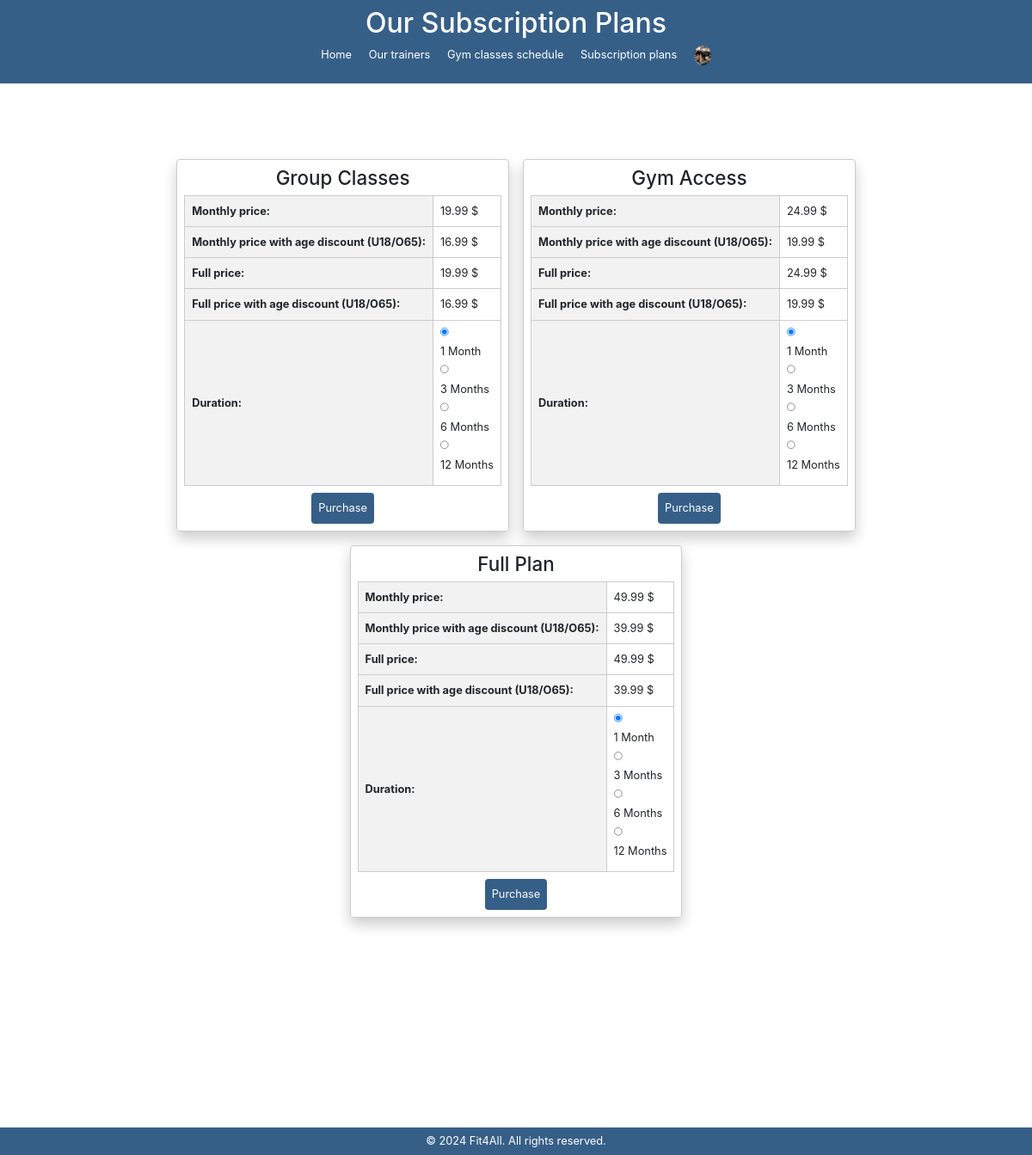
Before: /palestra/subscription-plans/ (signed in) with the older database file.
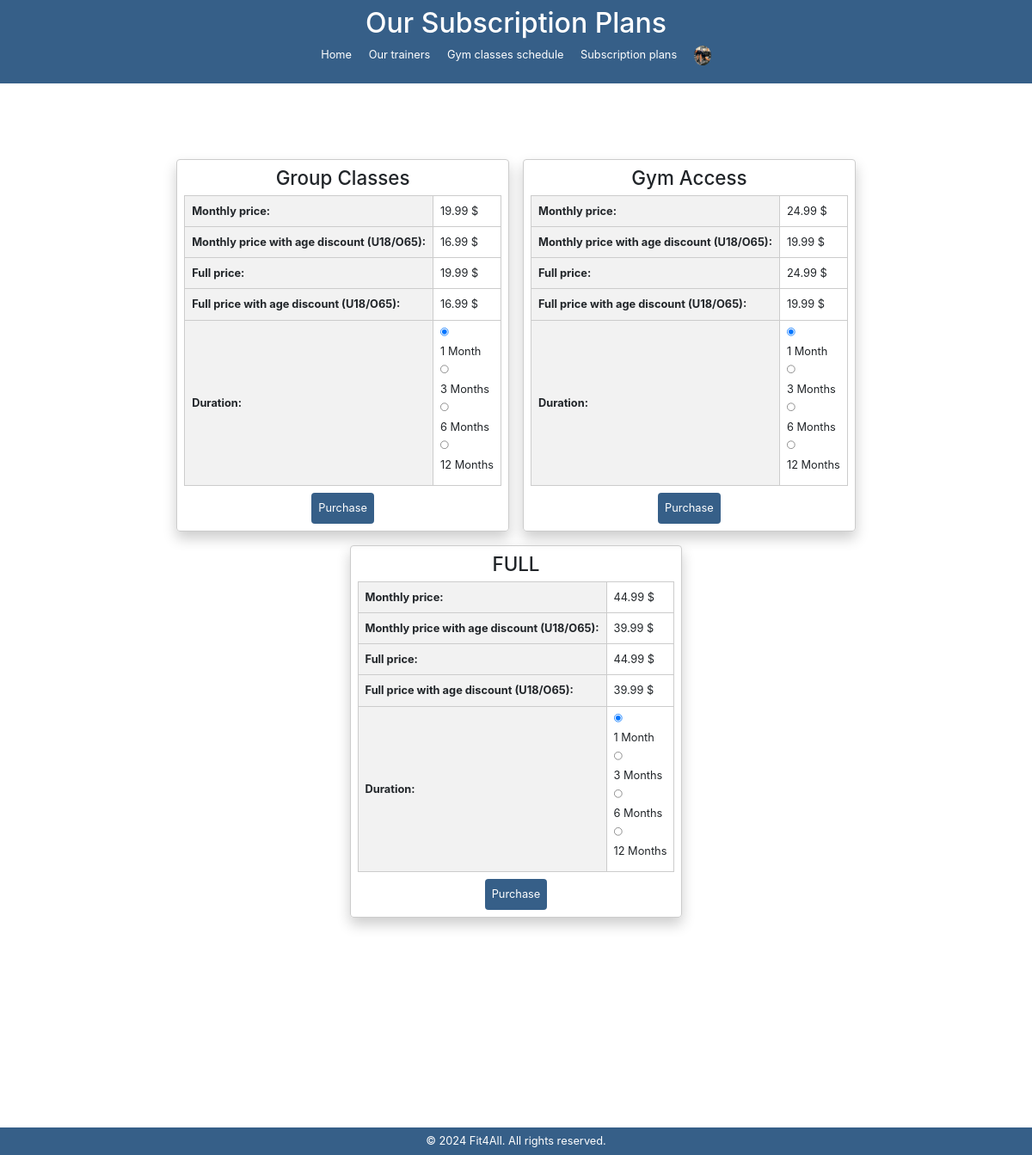
After: the same page with the newer database file.
### palestra/models.py (models this page shows, shortened)
class User(AbstractUser):
    is_manager = models.BooleanField(default=False)
    is_instructor = models.BooleanField(default=False)
    class Meta:
        verbose_name = _('user')
        verbose_name_plural = _('users')

class UserProfile(models.Model):
    user = models.OneToOneField(User, on_delete=models.CASCADE)
    gender_choices = [
        ('M', 'Male'),
        ('F', 'Female'),
    ]
    gender = models.CharField(max_length=1, choices=gender_choices, null=False, blank=True)
    first_name = models.CharField(max_length=100, null=False,blank=True)
    last_name = models.CharField(max_length=100, null=False,blank=True)
    date_of_birth = models.DateField(null=True,blank=True)
    height = models.DecimalField(max_digits=5, decimal_places=0, null=True,blank=True)  # In centimetri
    weight = models.DecimalField(max_digits=5, decimal_places=0, null=True,blank=True)  # In chilogrammi
    profile_picture = models.ImageField(upload_to='profile_pictures/', null=True, blank=True)
    AGE_OF_RETIREMENT = 65  # Età di pensionamento
    LEGAL_ADULT_AGE = 18  # Età maggiore

### management/models.py (models this page shows, shortened)
class SubscriptionPlan(models.Model):
    PLAN_CHOICES = [
        ('GROUP', 'Group Classes Only'),
        ('WEIGHTS', 'Gym Access Only'),
        ('FULL', 'Group Classes + Gym Access'),
    ]
    name = models.CharField(max_length=100)
    plan_type = models.CharField(max_length=10, choices=PLAN_CHOICES)
    monthly_price = models.DecimalField(max_digits=10, decimal_places=2)
    age_discount = models.DecimalField(max_digits=5, decimal_places=2, default=0)
    is_active = models.BooleanField(default=True)

### palestra/views.py (the view, shortened to what this page needs)
# urls.py: path('subscription-plans/', views.SubscriptionPlansView.as_view(), name='subscription-plans'),
class SubscriptionPlansView(View):
    def get(self, request):
        return render(request=request, template_name="subscription-plans.html", context={})

### templates/palestra/subscription-plans.html (shortened to what this page needs)
{% extends "base.html" %}
{% block header %} Our Subscription Plans {% endblock header %}
{% block content %}
<div class="subscription-plans" style="display: flex; justify-content: center; margin-top:100px">
{% for plan in subscription_plans %}
{% if plan.is_active %}
  <div class="plan">
    <h3>{{ plan.name }}</h3>
    <table class="user-details">
        <tr>
            <th>Monthly price:</th>
            <td>{{ plan.monthly_price }} $</td>
        </tr>
        <tr>
            <th>Monthly price with age discount (U18/O65):</th>
            <td>{{ plan.discounted_price }} $</td>
        </tr>
        <tr>
          <th>Full price:</th>
          <td>{{ plan.full_price }} $</td>
      </tr>
      <tr>
          <th>Full price with age discount (U18/O65):</th>
          <td>{{ plan.full_discounted_price }} $</td>
      </tr>
        <tr>
            <th>Duration:</th>
            <td>
                {% for duration, duration_label in plan.DURATION_CHOICES %}
                    <input type="radio" id="{{ plan.id }}_{{ duration }}" name="{{ plan.id }}_duration" value="{{ duration }}" {% if duration == 1 %}checked{% endif %} form="form_{{ plan.id }}">
                    <label for="{{ plan.id }}_{{ duration }}">{{ duration_label }}</label><br>
                {% endfor %}
            </td>
        </tr>
    </table>
    <form id="form_{{ plan.id }}" class="purchase-form" action="{% url 'palestra:subscription-plans'  %}" method="post">
        <button type="submit" style="margin-top: 10px;">Purchase</button>
    </form>
  </div>
  {% endif %}
{% endfor %}
</div>
{% endblock content %}

### templates/base.html (shortened to what this page needs)
{% load static %}
{% load bootstrap4 %}
{% load custom_filters %}
<!DOCTYPE html>
<html lang="en">
<head>
  <link rel="stylesheet" href="{% static 'css/style.css' %}">
  {% bootstrap_css %}
</head>
<body>
<header>
  <h1>{% block header %} {% endblock header %} </h1>
    {% include "navbar.html" %}
</header>
<div class="main-content">
{% block content %}
{% endblock content %}
{% include "footer.html" %}
</div>
</body>
</html>

### templates/navbar.html (shortened to what this page needs)
{% load static %}
<nav>
  <ul>
    <li><a href="{% url 'homepage' %}">Home</a></li>
    <li><a href="{% url 'palestra:trainer-list' %}">Our trainers</a></li>
    <li><a href="{% url 'palestra:classes-schedule' %}">Gym classes schedule</a></li>
    <li><a href="{% url 'palestra:subscription-plans' %}">Subscription plans</a></li>
    {% if request.user.is_authenticated %}
    <li>
      <div class="profile-container">
        <button id="profile-button" onclick="toggleUserMenu()" style="border: none; background: none; padding: 0; max-width: 25px; border-radius: 30%;">
          {% if request.user.userprofile.profile_picture %}
          <img src="{{ request.user.userprofile.profile_picture.url }}" alt="Profile Image" style="width: 100%; height: auto; border-radius: 50%;">
          {% elif request.user.trainerprofile.profile_picture %}
          <img src="{{ request.user.trainerprofile.profile_picture.url }}" alt="Profile Image" style="width: 100%; height: auto; border-radius: 50%;">
          {% else %}
          <img src="{% static 'img/default_profile_image.png' %}" alt="Profile Image" style="width: 100%; height: auto; border-radius: 50%;">
          {% endif %}
      </button>
      </div>
    </li>
    {% else %}
    <li><a href="{% url 'login' %}">Login</a></li>
    {% endif %}
  </ul>
</nav>

### templates/footer.html
<div class="footer">
    <div class="footer_contents">
        <p>&copy; 2024 {{ gym_name }}. All rights reserved.</p>
    </div>
</div>

### static/css/style.css (style rules this page uses)
.user-details, .user-details-dashboard { width: 100%; border-collapse: collapse; }
table { text-align: center; }
.user-details th, .user-details td { padding: 10px; border: 1px solid #ccc; text-align: left; }
.user-details th { background-color: #f2f2f2; }
.subscription-plans { display: flex; flex-wrap: wrap; justify-content: space-around; transition: transform 0.3s ease, box-shadow 0.3s ease; }
.plan { margin: 10px; text-align: center; border: 1px solid #ccc; padding: 10px; border-radius: 5px; display: flex; flex-direction: column; justify-content: center; align-items: center; transition: transform 0.3s ease, box-shadow 0.3s ease; box-shadow: 0 10px 20px rgba(0, 0, 0, 0.2); }
.profile-container { position: relative; display: inline-block; }
html { zoom: 80%; }
html, body { height: 100%; }
body { font-family: Arial, sans-serif; margin: 0; padding: 0; display: flex; flex-direction: column; }
header { background-color: #003569c9; color: #fff; text-align: center; padding: 10px 0; }
.purchase-form { width: auto; padding: 0; border: none; border-radius: 0; background-color: transparent; }
.purchase-form button { padding: 10px; color: #fff; border: none; border-radius: 5px; cursor: pointer; }
form { width: 1000px; display: grid; padding: 20px; border: 1px solid #ccc; border-radius: 5px; background-color: #f9f9f9; }
.footer { display: grid; height: 40px; width: 100%; background-image: none; background-repeat: repeat; background-attachment: scroll; background-position: 0% 0%; background-color: #003569c9; color: #fff; position: fixed; bottom: 0pt; text-align: center; left: 0pt; }
.footer_contents { height:24px; width: 1000px; margin:auto; }
label, input, button { display: block; border-radius: 5px; margin-bottom: 10px; margin-top: 10px; }
nav ul { list-style-type: none; padding: 0; text-align: center; }
nav ul li { display: inline; width: 100px; margin: 0 10px; }
nav ul li a { color: #ffffff; text-decoration: none; }
button { border-radius: 5px; padding: 10px; background-color: #003569c9; color: #fff; cursor: pointer; }
.main-content { text-align: center; }
p { margin-top: 20px; text-align: center; }

Changed rows visible on the page:
removed SubscriptionPlan: name "Full Plan", monthly_price "49.99", discounted_price "39.99", full_price "49.99", full_discounted_price "39.99", id "☑ 1 Month" "☐ 3 Months" "☐ 6 Months" "☐ 12 Months", DURATION_CHOICES "1 Month" "3 Months" "6 Months" "12 Months"
added SubscriptionPlan: name "FULL", monthly_price "44.99", discounted_price "39.99", full_price "44.99", full_discounted_price "39.99", id "☑ 1 Month" "☐ 3 Months" "☐ 6 Months" "☐ 12 Months", DURATION_CHOICES "1 Month" "3 Months" "6 Months" "12 Months"
